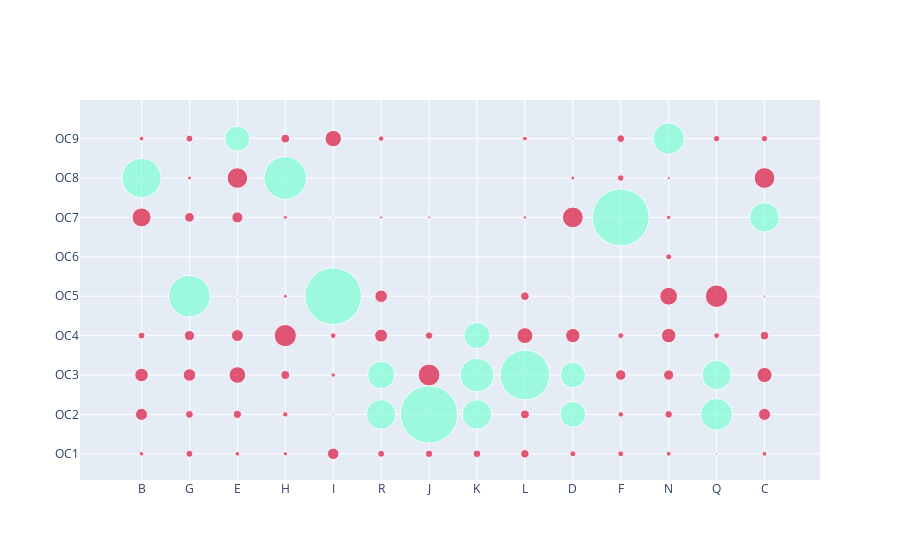

Notebook code for this chart:
### Code cell
fig = go.Figure(data=[go.Scatter(
    x=df.dropna()['nace_r2'], y=df.dropna()['isco08'],
    text=df.dropna()['perc'].astype(int),
    mode='markers',
    #marker_size=np.array(df.dropna()['perc'])
    marker=dict(
    color=['#7FFFD4' if val is False else '#DC143C' for val in df.dropna()['perc']<25],
    size=np.array(df.dropna()['perc']),
    showscale=False
    )
    )
])

fig.show()

### Figure 1 — Plotly figure (JSON) as saved in the notebook; plotly's stock layout.template omitted (floating-point values rounded to 4 significant figures)
{"data": [{"marker": {"color": ["#DC143C", "#DC143C", "#DC143C", "#DC143C", "#DC143C", "#DC143C", "#DC143C", "#DC143C", "#DC143C", "#DC143C", "#DC143C", "#DC143C", "#DC143C", "#DC143C", "#DC143C", "#DC143C", "#7FFFD4", "#DC143C", "#7FFFD4", "#DC143C", "#DC143C", "#7FFFD4", "#DC143C", "#7FFFD4", "#7FFFD4", "#DC143C", "#DC143C", "#DC143C", "#DC143C", "#DC143C", "#DC143C", "#7FFFD4", "#7FFFD4", "#DC143C", "#7FFFD4", "#7FFFD4", "#DC143C", "#DC143C", "#DC143C", "#7FFFD4", "#DC143C", "#DC143C", "#DC143C", "#DC143C", "#DC143C", "#DC143C", "#DC143C", "#7FFFD4", "#DC143C", "#DC143C", "#DC143C", "#DC143C", "#DC143C", "#DC143C", "#DC143C", "#DC143C", "#DC143C", "#DC143C", "#DC143C", "#DC143C", "#DC143C", "#7FFFD4", "#DC143C", "#DC143C", "#DC143C", "#DC143C", "#DC143C", "#7FFFD4", "#DC143C", "#DC143C", "#DC143C", "#DC143C", "#DC143C", "#DC143C", "#DC143C", "#DC143C", "#DC143C", "#DC143C", "#DC143C", "#DC143C", "#DC143C", "#DC143C", "#7FFFD4", "#DC143C", "#DC143C", "#DC143C", "#7FFFD4", "#DC143C", "#DC143C", "#DC143C", "#DC143C", "#DC143C", "#DC143C", "#DC143C", "#DC143C", "#DC143C", "#DC143C", "#DC143C", "#DC143C", "#7FFFD4", "#DC143C", "#7FFFD4", "#DC143C", "#DC143C", "#DC143C", "#DC143C", "#DC143C", "#DC143C", "#DC143C", "#DC143C", "#DC143C", "#7FFFD4", "#DC143C", "#DC143C", "#DC143C", "#7FFFD4", "#DC143C"], "showscale": false, "size": [4.465, 6.991, 4.697, 4.241, 11.53, 6.998, 7.548, 7.678, 8.47, 6.058, 5.988, 4.916, 2.203, 4.792, 12.07, 7.869, 29.68, 8.269, 31.84, 5.297, 12.1, 25.77, 5.472, 57.42, 29.57, 8.882, 7.574, 1.703, 10.3, 4.441, 21.82, 29.25, 33.73, 12.55, 49.91, 27.48, 10.53, 8.907, 13.54, 25.36, 16.64, 15.2, 7.489, 14.41, 13.04, 22.17, 5.771, 26.28, 5.612, 8.586, 11.95, 15.92, 14.54, 6.921, 5.896, 10.25, 1.368, 8.573, 2.436, 1.793, 17.86, 56.71, 1.689, 22.48, 3.87, 0.6156, 12.55, 41.58, 1.675, 0.2133, 5.908, 0.1515, 1.089, 0.231, 0.1449, 0.135, 3.065, 3.469, 11.07, 20.79, 9.669, 0.7308, 29.6, 4.458, 2.612, 3.797, 57.02, 1.652, 0.4331, 19.01, 6.521, 3.07, 0.3197, 1.152, 3.886, 0.3591, 3.984, 20.76, 1.665, 42.87, 0.5445, 39.26, 20.62, 6.438, 8.846, 4.777, 0.6321, 0.9561, 16.46, 6.989, 7.806, 25.08, 1.93, 6.369, 4.726, 31.37, 5.557]}, "mode": "markers", "text": [4, 6, 4, 4, 11, 6, 7, 7, 8, 6, 5, 4, 2, 4, 12, 7, 29, 8, 31, 5, 12, 25, 5, 57, 29, 8, 7, 1, 10, 4, 21, 29, 33, 12, 49, 27, 10, 8, 13, 25, 16, 15, 7, 14, 13, 22, 5, 26, 5, 8, 11, 15, 14, 6, 5, 10, 1, 8, 2, 1, 17, 56, 1, 22, 3, 0, 12, 41, 1, 0, 5, 0, 1, 0, 0, 0, 3, 3, 11, 20, 9, 0, 29, 4, 2, 3, 57, 1, 0, 19, 6, 3, 0, 1, 3, 0, 3, 20, 1, 42, 0, 39, 20, 6, 8, 4, 0, 0, 16, 6, 7, 25, 1, 6, 4, 31, 5], "type": "scatter", "x": ["B", "G", "E", "H", "I", "R", "J", "K", "L", "D", "F", "N", "Q", "C", "B", "G", "R", "E", "Q", "H", "C", "D", "F", "J", "K", "L", "N", "I", "N", "I", "J", "Q", "K", "G", "L", "R", "F", "H", "B", "D", "E", "C", "J", "D", "R", "H", "Q", "K", "I", "C", "E", "L", "N", "B", "F", "G", "K", "L", "C", "J", "N", "I", "D", "Q", "H", "F", "R", "G", "E", "G", "N", "C", "R", "I", "F", "Q", "R", "L", "E", "D", "G", "Q", "C", "N", "J", "H", "F", "I", "K", "B", "F", "N", "K", "Q", "G", "J", "D", "C", "I", "H", "R", "B", "E", "Q", "H", "L", "K", "J", "I", "G", "F", "E", "D", "C", "B", "N", "R"], "y": ["OC1", "OC1", "OC1", "OC1", "OC1", "OC1", "OC1", "OC1", "OC1", "OC1", "OC1", "OC1", "OC1", "OC1", "OC2", "OC2", "OC2", "OC2", "OC2", "OC2", "OC2", "OC2", "OC2", "OC2", "OC2", "OC2", "OC2", "OC2", "OC3", "OC3", "OC3", "OC3", "OC3", "OC3", "OC3", "OC3", "OC3", "OC3", "OC3", "OC3", "OC3", "OC3", "OC4", "OC4", "OC4", "OC4", "OC4", "OC4", "OC4", "OC4", "OC4", "OC4", "OC4", "OC4", "OC4", "OC4", "OC5", "OC5", "OC5", "OC5", "OC5", "OC5", "OC5", "OC5", "OC5", "OC5", "OC5", "OC5", "OC5", "OC6", "OC6", "OC6", "OC6", "OC6", "OC6", "OC6", "OC7", "OC7", "OC7", "OC7", "OC7", "OC7", "OC7", "OC7", "OC7", "OC7", "OC7", "OC7", "OC7", "OC7", "OC8", "OC8", "OC8", "OC8", "OC8", "OC8", "OC8", "OC8", "OC8", "OC8", "OC8", "OC8", "OC8", "OC9", "OC9", "OC9", "OC9", "OC9", "OC9", "OC9", "OC9", "OC9", "OC9", "OC9", "OC9", "OC9", "OC9"]}], "layout": {}}
